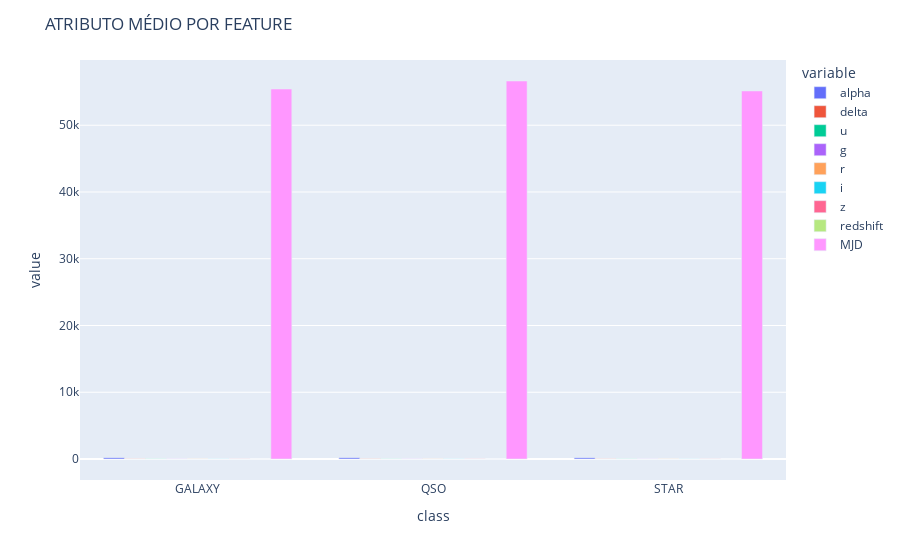

This figure's notebook cell:
### Code cell
#atributo médio de cada feature para cada classe (graficamente)
features_plot = df.groupby('class').mean()

fig = px.bar(features_plot, x=features_plot.index, y=['alpha', 'delta', 'u', 'g', 'r', 'i', 'z', 'redshift', 'MJD'], barmode='group')
fig.update_layout(
    title = 'ATRIBUTO MÉDIO POR FEATURE'
)
fig.show()

### Figure 1 — Plotly figure (JSON) as saved in the notebook; plotly's stock layout.template omitted (floating-point values rounded to 4 significant figures)
{"data": [{"alignmentgroup": "True", "hovertemplate": "variable=alpha<br>class=%{x}<br>value=%{y}<extra></extra>", "legendgroup": "alpha", "marker": {"color": "#636efa", "pattern": {"shape": ""}}, "name": "alpha", "offsetgroup": "alpha", "orientation": "v", "showlegend": true, "textposition": "auto", "type": "bar", "x": ["GALAXY", "QSO", "STAR"], "xaxis": "x", "y": [178.0, 180.5, 174.2], "yaxis": "y"}, {"alignmentgroup": "True", "hovertemplate": "variable=delta<br>class=%{x}<br>value=%{y}<extra></extra>", "legendgroup": "delta", "marker": {"color": "#EF553B", "pattern": {"shape": ""}}, "name": "delta", "offsetgroup": "delta", "orientation": "v", "showlegend": true, "textposition": "auto", "type": "bar", "x": ["GALAXY", "QSO", "STAR"], "xaxis": "x", "y": [23.51, 26.81, 23.5], "yaxis": "y"}, {"alignmentgroup": "True", "hovertemplate": "variable=u<br>class=%{x}<br>value=%{y}<extra></extra>", "legendgroup": "u", "marker": {"color": "#00cc96", "pattern": {"shape": ""}}, "name": "u", "offsetgroup": "u", "orientation": "v", "showlegend": true, "textposition": "auto", "type": "bar", "x": ["GALAXY", "QSO", "STAR"], "xaxis": "x", "y": [22.59, 21.55, 20.69], "yaxis": "y"}, {"alignmentgroup": "True", "hovertemplate": "variable=g<br>class=%{x}<br>value=%{y}<extra></extra>", "legendgroup": "g", "marker": {"color": "#ab63fa", "pattern": {"shape": ""}}, "name": "g", "offsetgroup": "g", "orientation": "v", "showlegend": true, "textposition": "auto", "type": "bar", "x": ["GALAXY", "QSO", "STAR"], "xaxis": "x", "y": [20.91, 20.93, 19.15], "yaxis": "y"}, {"alignmentgroup": "True", "hovertemplate": "variable=r<br>class=%{x}<br>value=%{y}<extra></extra>", "legendgroup": "r", "marker": {"color": "#FFA15A", "pattern": {"shape": ""}}, "name": "r", "offsetgroup": "r", "orientation": "v", "showlegend": true, "textposition": "auto", "type": "bar", "x": ["GALAXY", "QSO", "STAR"], "xaxis": "x", "y": [19.59, 20.62, 18.95], "yaxis": "y"}, {"alignmentgroup": "True", "hovertemplate": "variable=i<br>class=%{x}<br>value=%{y}<extra></extra>", "legendgroup": "i", "marker": {"color": "#19d3f3", "pattern": {"shape": ""}}, "name": "i", "offsetgroup": "i", "orientation": "v", "showlegend": true, "textposition": "auto", "type": "bar", "x": ["GALAXY", "QSO", "STAR"], "xaxis": "x", "y": [18.85, 20.43, 18.54], "yaxis": "y"}, {"alignmentgroup": "True", "hovertemplate": "variable=z<br>class=%{x}<br>value=%{y}<extra></extra>", "legendgroup": "z", "marker": {"color": "#FF6692", "pattern": {"shape": ""}}, "name": "z", "offsetgroup": "z", "orientation": "v", "showlegend": true, "textposition": "auto", "type": "bar", "x": ["GALAXY", "QSO", "STAR"], "xaxis": "x", "y": [18.45, 20.27, 17.87], "yaxis": "y"}, {"alignmentgroup": "True", "hovertemplate": "variable=redshift<br>class=%{x}<br>value=%{y}<extra></extra>", "legendgroup": "redshift", "marker": {"color": "#B6E880", "pattern": {"shape": ""}}, "name": "redshift", "offsetgroup": "redshift", "orientation": "v", "showlegend": true, "textposition": "auto", "type": "bar", "x": ["GALAXY", "QSO", "STAR"], "xaxis": "x", "y": [0.4216, 1.72, -0.0001149], "yaxis": "y"}, {"alignmentgroup": "True", "hovertemplate": "variable=MJD<br>class=%{x}<br>value=%{y}<extra></extra>", "legendgroup": "MJD", "marker": {"color": "#FF97FF", "pattern": {"shape": ""}}, "name": "MJD", "offsetgroup": "MJD", "orientation": "v", "showlegend": true, "textposition": "auto", "type": "bar", "x": ["GALAXY", "QSO", "STAR"], "xaxis": "x", "y": [55420.0, 56630.0, 55130.0], "yaxis": "y"}], "layout": {"barmode": "group", "legend": {"title": {"text": "variable"}, "tracegroupgap": 0}, "margin": {"t": 60}, "title": {"text": "ATRIBUTO MÉDIO POR FEATURE"}, "xaxis": {"anchor": "y", "domain": [0, 1], "title": {"text": "class"}}, "yaxis": {"anchor": "x", "domain": [0, 1], "title": {"text": "value"}}}}
